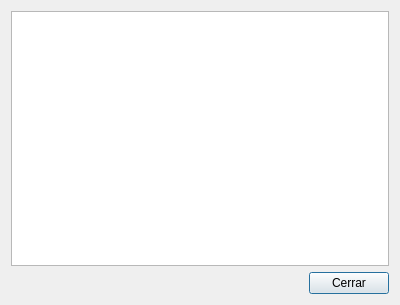
<?xml version="1.0" encoding="UTF-8"?>
<ui version="4.0">
 <class>MetadatosDialog</class>
 <widget class="QDialog" name="MetadatosDialog">
  <property name="geometry">
   <rect>
    <x>0</x>
    <y>0</y>
    <width>400</width>
    <height>305</height>
   </rect>
  </property>
  <property name="windowTitle">
   <string>Dialog</string>
  </property>
  <layout class="QGridLayout" name="gridLayout_2">
   <item row="0" column="0">
    <layout class="QGridLayout" name="gridLayout">
     <item row="1" column="1">
      <widget class="QPushButton" name="pushButton">
       <property name="text">
        <string>Cerrar</string>
       </property>
      </widget>
     </item>
     <item row="1" column="0">
      <spacer name="horizontalSpacer">
       <property name="orientation">
        <enum>Qt::Horizontal</enum>
       </property>
       <property name="sizeHint" stdset="0">
        <size>
         <width>40</width>
         <height>20</height>
        </size>
       </property>
      </spacer>
     </item>
     <item row="0" column="0" colspan="2">
      <widget class="QListWidget" name="listWidget"/>
     </item>
    </layout>
   </item>
  </layout>
 </widget>
 <resources/>
 <connections>
  <connection>
   <sender>pushButton</sender>
   <signal>pressed()</signal>
   <receiver>MetadatosDialog</receiver>
   <slot>close()</slot>
   <hints>
    <hint type="sourcelabel">
     <x>349</x>
     <y>283</y>
    </hint>
    <hint type="destinationlabel">
     <x>199</x>
     <y>152</y>
    </hint>
   </hints>
  </connection>
 </connections>
</ui>
